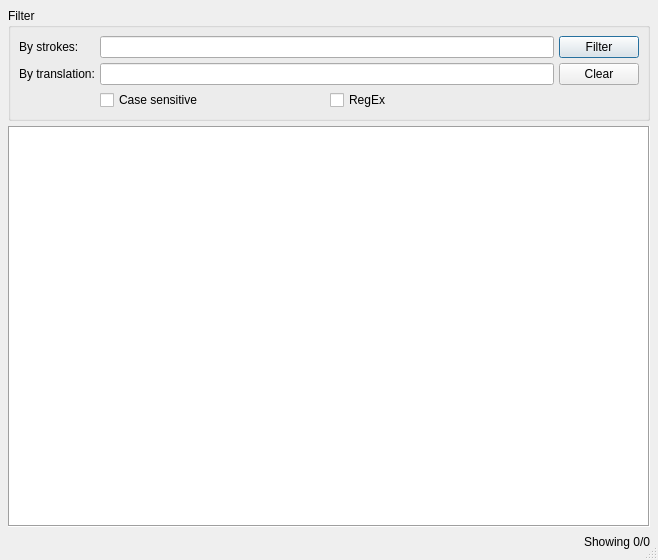
<?xml version="1.0" encoding="UTF-8"?>
<ui version="4.0">
 <class>DictionaryEditor</class>
 <widget class="QDialog" name="DictionaryEditor">
  <property name="windowModality">
   <enum>Qt::WindowModal</enum>
  </property>
  <property name="geometry">
   <rect>
    <x>0</x>
    <y>0</y>
    <width>658</width>
    <height>560</height>
   </rect>
  </property>
  <property name="windowTitle">
   <string>Plover: Dictionary Editor</string>
  </property>
  <property name="sizeGripEnabled">
   <bool>true</bool>
  </property>
  <layout class="QVBoxLayout" name="verticalLayout">
   <item>
    <widget class="QGroupBox" name="groupBox">
     <property name="title">
      <string>Filter</string>
     </property>
     <property name="flat">
      <bool>false</bool>
     </property>
     <property name="checkable">
      <bool>false</bool>
     </property>
     <layout class="QGridLayout" name="gridLayout">
      <item row="1" column="2">
       <widget class="QPushButton" name="clear_button">
        <property name="text">
         <string>Clear</string>
        </property>
        <property name="autoDefault">
         <bool>false</bool>
        </property>
       </widget>
      </item>
      <item row="0" column="0">
       <widget class="QLabel" name="stroke_label">
        <property name="text">
         <string>By strokes:</string>
        </property>
       </widget>
      </item>
      <item row="0" column="1">
       <widget class="QLineEdit" name="strokes_filter"/>
      </item>
      <item row="0" column="2">
       <widget class="QPushButton" name="filter_button">
        <property name="sizePolicy">
         <sizepolicy hsizetype="Minimum" vsizetype="Minimum">
          <horstretch>0</horstretch>
          <verstretch>0</verstretch>
         </sizepolicy>
        </property>
        <property name="text">
         <string>Filter</string>
        </property>
        <property name="autoDefault">
         <bool>false</bool>
        </property>
        <property name="default">
         <bool>true</bool>
        </property>
       </widget>
      </item>
      <item row="1" column="1">
       <widget class="QLineEdit" name="translation_filter"/>
      </item>
      <item row="1" column="0">
       <widget class="QLabel" name="translation_label">
        <property name="text">
         <string>By translation:</string>
        </property>
       </widget>
      </item>
      <item row="2" column="1">
       <layout class="QHBoxLayout" name="horizontalLayout">
        <item>
         <widget class="QCheckBox" name="case_checkbox">
          <property name="text">
           <string>Case sensitive</string>
          </property>
         </widget>
        </item>
        <item>
         <widget class="QCheckBox" name="regex_checkbox">
          <property name="text">
           <string>RegEx</string>
          </property>
         </widget>
        </item>
       </layout>
      </item>
     </layout>
    </widget>
   </item>
   <item>
    <widget class="QTableView" name="table">
     <property name="frameShape">
      <enum>QFrame::Box</enum>
     </property>
     <property name="showDropIndicator" stdset="0">
      <bool>true</bool>
     </property>
     <property name="dragEnabled">
      <bool>true</bool>
     </property>
     <property name="dragDropOverwriteMode">
      <bool>false</bool>
     </property>
     <property name="dragDropMode">
      <enum>QAbstractItemView::DragDrop</enum>
     </property>
     <property name="defaultDropAction">
      <enum>Qt::IgnoreAction</enum>
     </property>
     <property name="alternatingRowColors">
      <bool>true</bool>
     </property>
     <property name="selectionBehavior">
      <enum>QAbstractItemView::SelectRows</enum>
     </property>
     <property name="textElideMode">
      <enum>Qt::ElideMiddle</enum>
     </property>
     <property name="sortingEnabled">
      <bool>true</bool>
     </property>
     <attribute name="horizontalHeaderStretchLastSection">
      <bool>true</bool>
     </attribute>
     <attribute name="verticalHeaderCascadingSectionResizes">
      <bool>true</bool>
     </attribute>
    </widget>
   </item>
   <item>
    <layout class="QHBoxLayout" name="horizontalLayout_2">
     <item>
      <spacer name="horizontalSpacer">
       <property name="orientation">
        <enum>Qt::Horizontal</enum>
       </property>
       <property name="sizeHint" stdset="0">
        <size>
         <width>40</width>
         <height>20</height>
        </size>
       </property>
      </spacer>
     </item>
     <item>
      <widget class="QLabel" name="filtered_label">
       <property name="text">
        <string>Showing 0/0</string>
       </property>
      </widget>
     </item>
    </layout>
   </item>
  </layout>
  <action name="action_Delete">
   <property name="icon">
    <iconset resource="resources/resources.qrc">
     <normaloff>:/delete.svg</normaloff>:/delete.svg</iconset>
   </property>
   <property name="text">
    <string>&amp;Delete</string>
   </property>
   <property name="toolTip">
    <string>Delete selected entries</string>
   </property>
   <property name="shortcut">
    <string>Del</string>
   </property>
  </action>
  <action name="action_Undo">
   <property name="icon">
    <iconset resource="resources/resources.qrc">
     <normaloff>:/undo.svg</normaloff>:/undo.svg</iconset>
   </property>
   <property name="text">
    <string>&amp;Undo</string>
   </property>
   <property name="toolTip">
    <string>Undo last add/delete/edit operation</string>
   </property>
   <property name="shortcut">
    <string>Ctrl+Z</string>
   </property>
  </action>
  <action name="action_New">
   <property name="icon">
    <iconset resource="resources/resources.qrc">
     <normaloff>:/new.svg</normaloff>:/new.svg</iconset>
   </property>
   <property name="text">
    <string>&amp;New translation</string>
   </property>
   <property name="toolTip">
    <string>Add a new translation</string>
   </property>
   <property name="shortcut">
    <string>Ctrl+N</string>
   </property>
  </action>
 </widget>
 <layoutdefault spacing="5" margin="8"/>
 <resources>
  <include location="resources/resources.qrc"/>
 </resources>
 <connections>
  <connection>
   <sender>action_Delete</sender>
   <signal>triggered()</signal>
   <receiver>DictionaryEditor</receiver>
   <slot>on_delete()</slot>
   <hints>
    <hint type="sourcelabel">
     <x>-1</x>
     <y>-1</y>
    </hint>
    <hint type="destinationlabel">
     <x>199</x>
     <y>149</y>
    </hint>
   </hints>
  </connection>
  <connection>
   <sender>action_Undo</sender>
   <signal>triggered()</signal>
   <receiver>DictionaryEditor</receiver>
   <slot>on_undo()</slot>
   <hints>
    <hint type="sourcelabel">
     <x>-1</x>
     <y>-1</y>
    </hint>
    <hint type="destinationlabel">
     <x>199</x>
     <y>149</y>
    </hint>
   </hints>
  </connection>
  <connection>
   <sender>action_New</sender>
   <signal>triggered()</signal>
   <receiver>DictionaryEditor</receiver>
   <slot>on_new()</slot>
   <hints>
    <hint type="sourcelabel">
     <x>-1</x>
     <y>-1</y>
    </hint>
    <hint type="destinationlabel">
     <x>199</x>
     <y>149</y>
    </hint>
   </hints>
  </connection>
  <connection>
   <sender>DictionaryEditor</sender>
   <signal>finished(int)</signal>
   <receiver>DictionaryEditor</receiver>
   <slot>on_finished(int)</slot>
   <hints>
    <hint type="sourcelabel">
     <x>199</x>
     <y>149</y>
    </hint>
    <hint type="destinationlabel">
     <x>199</x>
     <y>149</y>
    </hint>
   </hints>
  </connection>
  <connection>
   <sender>filter_button</sender>
   <signal>clicked()</signal>
   <receiver>DictionaryEditor</receiver>
   <slot>on_apply_filter()</slot>
   <hints>
    <hint type="sourcelabel">
     <x>605</x>
     <y>36</y>
    </hint>
    <hint type="destinationlabel">
     <x>328</x>
     <y>279</y>
    </hint>
   </hints>
  </connection>
  <connection>
   <sender>strokes_filter</sender>
   <signal>returnPressed()</signal>
   <receiver>DictionaryEditor</receiver>
   <slot>on_apply_filter()</slot>
   <hints>
    <hint type="sourcelabel">
     <x>352</x>
     <y>22</y>
    </hint>
    <hint type="destinationlabel">
     <x>328</x>
     <y>279</y>
    </hint>
   </hints>
  </connection>
  <connection>
   <sender>translation_filter</sender>
   <signal>returnPressed()</signal>
   <receiver>DictionaryEditor</receiver>
   <slot>on_apply_filter()</slot>
   <hints>
    <hint type="sourcelabel">
     <x>352</x>
     <y>51</y>
    </hint>
    <hint type="destinationlabel">
     <x>328</x>
     <y>279</y>
    </hint>
   </hints>
  </connection>
  <connection>
   <sender>clear_button</sender>
   <signal>clicked()</signal>
   <receiver>DictionaryEditor</receiver>
   <slot>on_clear_filter()</slot>
   <hints>
    <hint type="sourcelabel">
     <x>597</x>
     <y>80</y>
    </hint>
    <hint type="destinationlabel">
     <x>328</x>
     <y>279</y>
    </hint>
   </hints>
  </connection>
 </connections>
 <slots>
  <slot>on_selection_changed()</slot>
  <slot>on_delete()</slot>
  <slot>on_undo()</slot>
  <slot>on_new()</slot>
  <slot>on_finished(int)</slot>
  <slot>on_apply_filter()</slot>
  <slot>on_clear_filter()</slot>
 </slots>
</ui>
